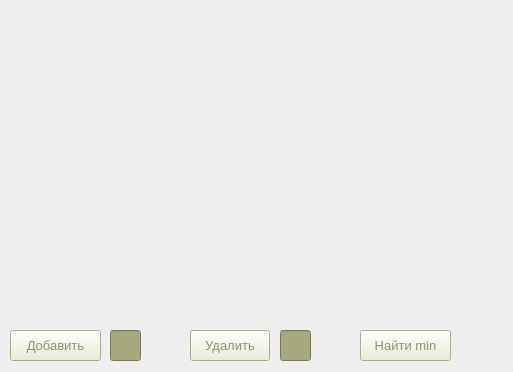
<?xml version="1.0" encoding="UTF-8"?>
<ui version="4.0">
 <class>MainWindow</class>
 <widget class="QMainWindow" name="MainWindow">
  <property name="geometry">
   <rect>
    <x>0</x>
    <y>0</y>
    <width>513</width>
    <height>372</height>
   </rect>
  </property>
  <property name="windowTitle">
   <string>MainWindow</string>
  </property>
  <widget class="QWidget" name="centralwidget">
   <widget class="QPushButton" name="Btn_Add_Knot">
    <property name="geometry">
     <rect>
      <x>10</x>
      <y>330</y>
      <width>91</width>
      <height>31</height>
     </rect>
    </property>
    <property name="font">
     <font>
      <pointsize>10</pointsize>
     </font>
    </property>
    <property name="styleSheet">
     <string notr="true">background-color: rgb(229, 241, 207);
color: rgb(145, 145, 111);</string>
    </property>
    <property name="text">
     <string>Добавить</string>
    </property>
   </widget>
   <widget class="QPushButton" name="Btn_Del_Knot">
    <property name="geometry">
     <rect>
      <x>190</x>
      <y>330</y>
      <width>80</width>
      <height>31</height>
     </rect>
    </property>
    <property name="font">
     <font>
      <pointsize>10</pointsize>
     </font>
    </property>
    <property name="styleSheet">
     <string notr="true">background-color: rgb(229, 241, 207);
color: rgb(145, 145, 111);</string>
    </property>
    <property name="text">
     <string>Удалить</string>
    </property>
   </widget>
   <widget class="QPushButton" name="Btn_Find_Min">
    <property name="geometry">
     <rect>
      <x>360</x>
      <y>330</y>
      <width>91</width>
      <height>31</height>
     </rect>
    </property>
    <property name="font">
     <font>
      <pointsize>10</pointsize>
     </font>
    </property>
    <property name="styleSheet">
     <string notr="true">background-color: rgb(229, 241, 207);
color: rgb(145, 145, 111);</string>
    </property>
    <property name="text">
     <string>Найти min</string>
    </property>
   </widget>
   <widget class="QLineEdit" name="LE_Add">
    <property name="geometry">
     <rect>
      <x>110</x>
      <y>330</y>
      <width>31</width>
      <height>31</height>
     </rect>
    </property>
    <property name="font">
     <font>
      <pointsize>12</pointsize>
     </font>
    </property>
    <property name="toolTipDuration">
     <number>-1</number>
    </property>
    <property name="styleSheet">
     <string notr="true">color: rgb(71, 98, 68);
background-color: rgb(168, 168, 129);</string>
    </property>
    <property name="text">
     <string/>
    </property>
    <property name="alignment">
     <set>Qt::AlignCenter</set>
    </property>
   </widget>
   <widget class="QLineEdit" name="LE_Del">
    <property name="geometry">
     <rect>
      <x>280</x>
      <y>330</y>
      <width>31</width>
      <height>31</height>
     </rect>
    </property>
    <property name="font">
     <font>
      <pointsize>10</pointsize>
     </font>
    </property>
    <property name="styleSheet">
     <string notr="true">color: rgb(71, 98, 68);
background-color: rgb(168, 168, 129);</string>
    </property>
    <property name="alignment">
     <set>Qt::AlignCenter</set>
    </property>
   </widget>
   <widget class="QLabel" name="L_min">
    <property name="geometry">
     <rect>
      <x>460</x>
      <y>330</y>
      <width>31</width>
      <height>31</height>
     </rect>
    </property>
    <property name="font">
     <font>
      <pointsize>12</pointsize>
     </font>
    </property>
    <property name="styleSheet">
     <string notr="true">color: rgb(145, 145, 111);</string>
    </property>
    <property name="text">
     <string/>
    </property>
   </widget>
   <widget class="QWidget" name="verticalLayoutWidget">
    <property name="geometry">
     <rect>
      <x>10</x>
      <y>10</y>
      <width>491</width>
      <height>311</height>
     </rect>
    </property>
    <layout class="QVBoxLayout" name="verticalLayout"/>
   </widget>
  </widget>
 </widget>
 <resources/>
 <connections/>
</ui>
